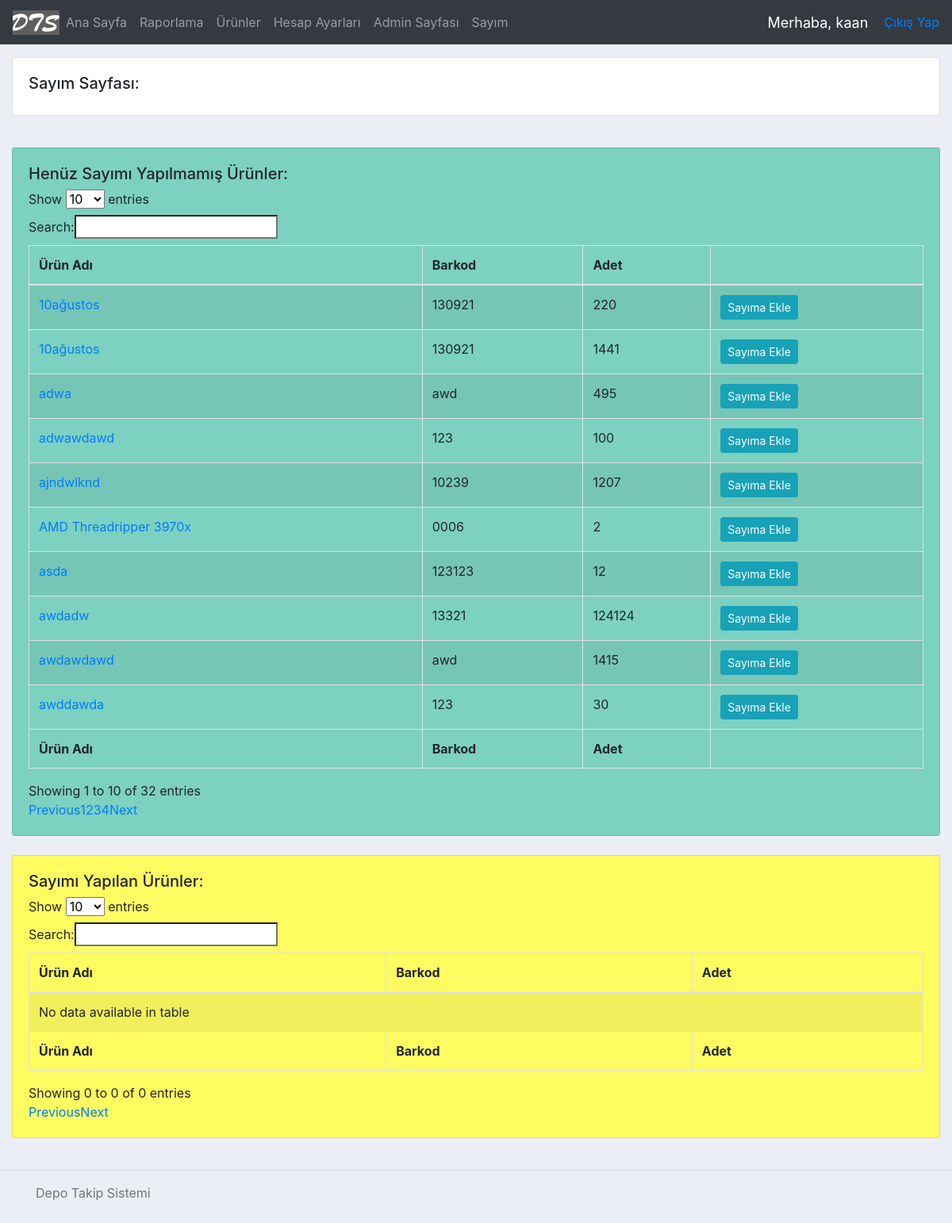
The page /stocktakePage/ (signed in) on the database as committed earlier.
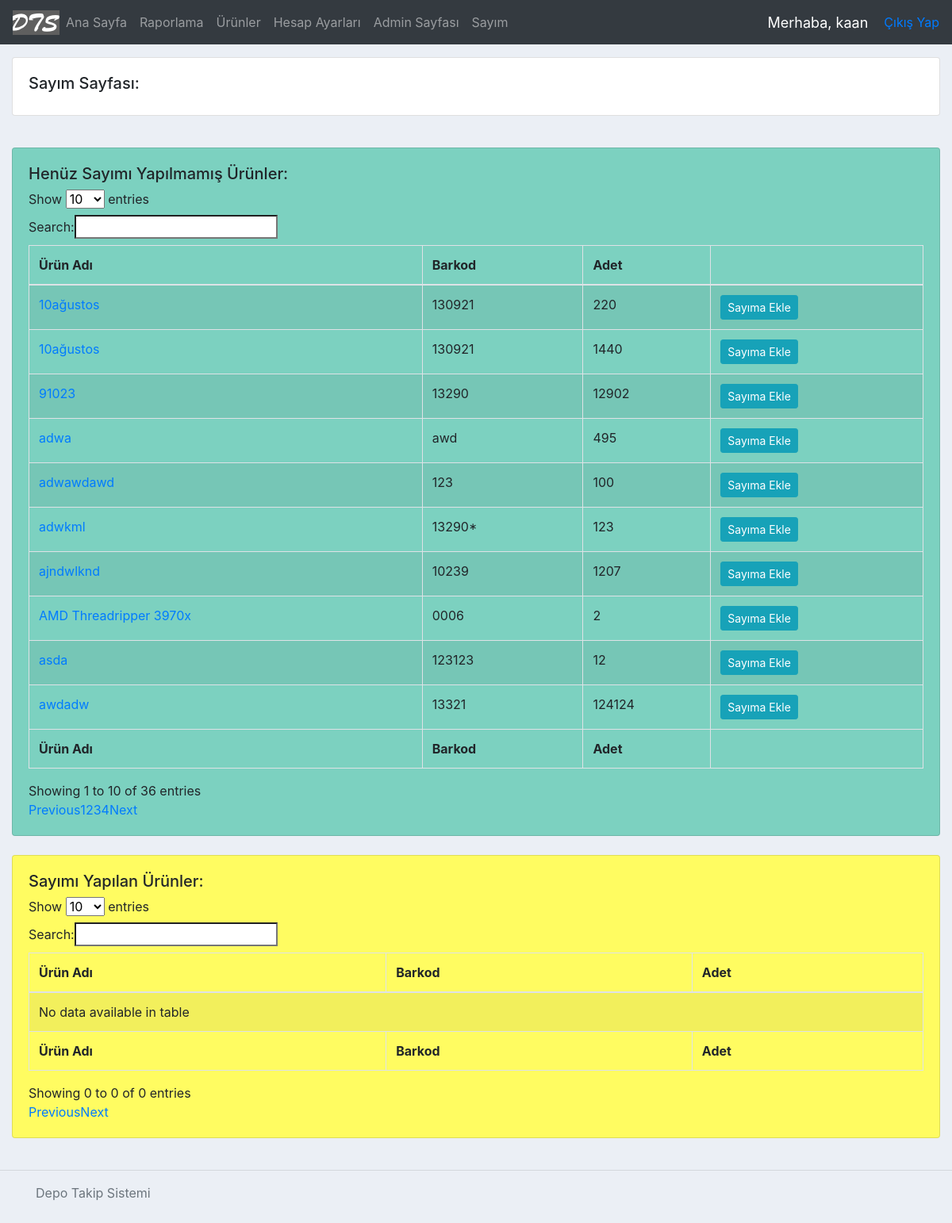
The same page on the database as committed later.
### accounts/models.py (models this page shows, shortened)
class Product(models.Model):
    name = models.CharField(max_length=200)
    barcode = models.CharField(max_length=48)
    code = models.CharField(max_length=255)
    criticalStock = models.BooleanField(default=False) #kritik stok
    criticalStockAmt = models.IntegerField(null=True, blank=True)
    photo = models.ImageField(blank=True, null=True)
    vendor = models.CharField(max_length=200) #alınan firma
    dateBought = models.DateField(null=True) #satın alınan tarih
    regDate = models.DateTimeField( auto_now_add=True, null=True ) #ürünün kayıt edildiği tarih
    price = models.FloatField() #ürünün fiyatı
    amount = models.IntegerField() #ürünün adeti
    category = models.CharField(max_length=200) #ürünün kategorisi
    brand = models.CharField(max_length = 200) #ürünün markası
    model = models.CharField(max_length = 200, blank=True, null=True)
    description = models.CharField(max_length = 400, blank=True, null=True) #açıklama
    editor = models.CharField(max_length = 200) #ürünü kaydeden/silen kullanıcı
    invoice = models.OneToOneField('Invoice', on_delete=models.CASCADE, related_name="fatura", null=True, blank=True )
    history = HistoricalRecords(
        history_change_reason_field=models.TextField(null=True, max_length=255)
    )
    lastStocktakeTime = models.DateTimeField(blank=True, null=True) #son sayım yapılan tarih

### accounts/views.py (the view, shortened to what this page needs)
# urls.py: path('stocktakePage/', views.stocktakePage, name="stocktakePage"),
@login_required(login_url='login')
def stocktakePage(request):
    dateObj = timezone.now()
    time = datetime.time(0,0,0)
    beginningOfTheDay = dt.combine(dateObj, time)
    stocktakeProducts = Product.objects.filter(
        lastStocktakeTime__isnull=False
    ).filter(
        lastStocktakeTime__gt=beginningOfTheDay
    )
    nullST = Product.objects.filter(lastStocktakeTime__isnull=True)
    lteToday = Product.objects.filter(lastStocktakeTime__lte=beginningOfTheDay)
    products = nullST | lteToday
    totalLoss = 0
    lossDict = {}
    productFilter = ProductFilter(request.GET, queryset=products)
    products = productFilter.qs
    message = "Sayım sayfası her günün başında yenilenir. " + "Sayım tamamlandığında kayıp ürünlerin özetini ve toplam zararı görebilirsiniz."
    messages.info(request, message)
    context = { 'stocktakeProducts': stocktakeProducts, 'products': products,
     'productFilter': productFilter, 'totalLoss': totalLoss, 'lossDict': lossDict }
    return render(request, 'accounts/stocktakePage.html', context)

### accounts/templates/accounts/stocktakePage.html (shortened to what this page needs)
{%  extends 'accounts/main.html' %}
{% block content %}
<div class="card card-body">
    <h5>Sayım Sayfası:</h5>
</div>
<div class="card card-body" id="stockNotTaken">
    <h5>Henüz Sayımı Yapılmamış Ürünler:</h5>
    {% if products|length is 0 %}
        <script>
            alert("Sayım Tamamlanmış Durumda.");
        </script>
        <h5 id="red">Sayım yapılmayan ürün kalmadı. Sayım tamamlandı. Toplam Zarar: {{totalLoss}} TL</h5>
        <div>
            <p>Zararın özeti:</p>
            <table class="table table-hover">
                <thead>
                    <tr>
                        <th scope="col">Ürün</th>
                        <th scope="col">Zarar</th>
                    </tr>
                </thead>
                <tbody>
                    {% for key, value in lossDict.items %}
                    <tr>
                        <td>{{ key }}</td>
                        <td>{{ value }}</td>
                    </tr>
                    {% endfor %}
                </tbody>
            </table>
        </div>
    {% else %}
        {% include "accounts/products.html" %}
    {% endif %}
</div>
<br>
<div class="card card-body" id="stockTaken">
        <h5>Sayımı Yapılan Ürünler:</h5>
        <table id="stocktakeProducts" class="table table-striped table-bordered" cellspacing="0" width="100%">
            <thead>
                <tr>
                    <th>Ürün Adı</th>
                    <th>Barkod</th>
                    <th>Adet</th>
                </tr>
            </thead>
            <tbody>
            </tbody>
            <tfoot>
          	<tr>
          		<th>Ürün Adı</th>
          		<th>Barkod</th>
          		<th>Adet</th>
          	</tr>
            </tfoot>
        </table>
</div>
<br>
{% endblock content %}

### accounts/templates/accounts/products.html
<table id="products" class="table table-striped table-bordered" cellspacing="0" width="100%">
  <thead>
	<tr>
	  <th>Ürün Adı</th>
	  <th>Barkod</th>
	  <th>Adet</th>
	  <th></th>
	</tr>
  </thead>
  <tbody>
	  {% for product in products %}
		  <tr>
			  <td>
				  <a href="{% url 'productPage' product.id %}">{{ product.name }}</a>
			  </td>
			  <td>{{ product.barcode }}</td>
			  <td>{{ product.amount }}</td>
			  <td>
				  <a class="btn btn-sm btn-info" href="{% url 'productST' product.id %}">Sayıma Ekle</a>
			  </td>
		  </tr>
	  {% endfor %}
  </tbody>
  <tfoot>
	<tr>
		<th>Ürün Adı</th>
		<th>Barkod</th>
		<th>Adet</th>
	</tr>
  </tfoot>
</table>

Rows that differ between the two databases and show on the page:
no longer on this page (row unchanged): Product: name "awddawda", barcode "123", amount "30"
no longer on this page (row unchanged): Product: name "awdawdawd", barcode "awd", amount "1415"
changed Product (number 8 of 10 on the later page): amount "1441" → "1440"
added Product: name "adwkml", barcode "13290*", amount "123"
added Product: name "91023", barcode "13290", amount "12902"
Other text that changed with them:
text written by a page script: "Show entries Search: Showing 1 to 10 of 32 entries Previous 1 2 3 4 Next" → "Show entries Search: Showing 1 to 10 of 36 entries Previous 1 2 3 4 Next"
